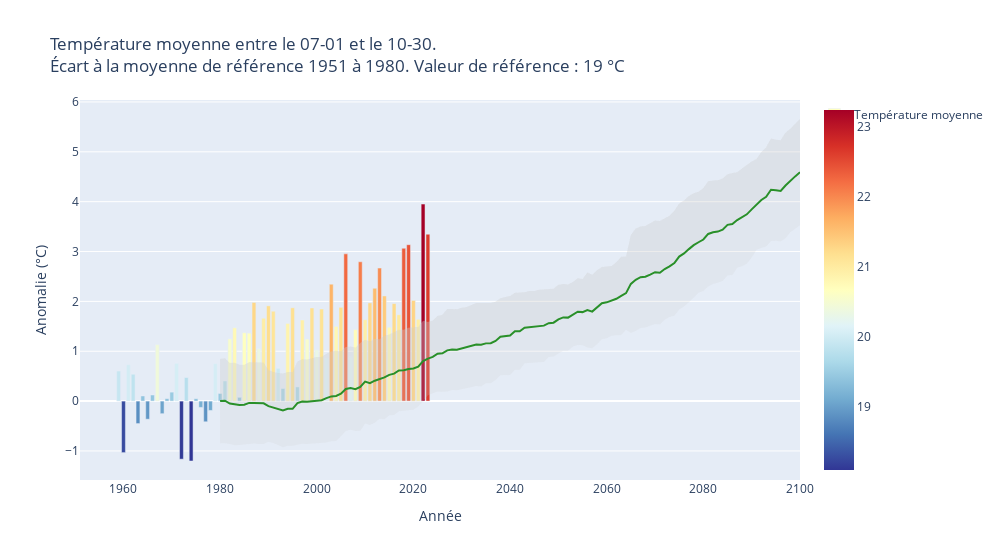

The cell this chart's notebook holds for it:
### Code cell
importlib.reload(uh)
fig, _, _ = uh.main_indic_temperature(
    df_mf=df_mf,
    df_drias=df_drias,
    indicateur=indicateur,
    periode_start="07-01",
    periode_end="10-30",
    dict_indicateurs=dict_indicateurs,
)
fig.show()

### Figure 1 — Plotly figure (JSON) as saved in the notebook; plotly's stock layout.template omitted (floating-point values rounded to 4 significant figures; data arrays with more than 128 entries replaced by an {"elided": "..."} marker saying what was removed)
{"data": [{"customdata": [19.9, 18.26, 20.02, 19.83, 18.84, 19.4, 18.93, 19.42, 20.43, 19.04, 19.34, 19.47, 20.05, 18.13, 19.77, 18.09, 19.34, 19.17, 18.88, 19.11, 20.04, 19.45, 19.7, 20.54, 20.76, 19.37, 20.66, 20.66, 21.27, 20.35, 20.95, 21.2, 21.1, 19.95, 19.55, 20.85, 21.16, 19.58, 20.92, 20.54, 21.16, 20.32, 21.14, 20.16, 21.64, 20.79, 21.17, 22.25, 20.18, 20.73, 22.09, 20.93, 21.26, 21.56, 21.96, 21.4, 20.77, 21.25, 21.03, 22.36, 22.43, 21.31, 20.93, 23.25, 22.64], "hovertemplate": "Année: %{x}<br>Anomalie: %{y:.0f} jours <br>Température moyenne: %{customdata:.0f} °C", "marker": {"color": [19.9, 18.26, 20.02, 19.83, 18.84, 19.4, 18.93, 19.42, 20.43, 19.04, 19.34, 19.47, 20.05, 18.13, 19.77, 18.09, 19.34, 19.17, 18.88, 19.11, 20.04, 19.45, 19.7, 20.54, 20.76, 19.37, 20.66, 20.66, 21.27, 20.35, 20.95, 21.2, 21.1, 19.95, 19.55, 20.85, 21.16, 19.58, 20.92, 20.54, 21.16, 20.32, 21.14, 20.16, 21.64, 20.79, 21.17, 22.25, 20.18, 20.73, 22.09, 20.93, 21.26, 21.56, 21.96, 21.4, 20.77, 21.25, 21.03, 22.36, 22.43, 21.31, 20.93, 23.25, 22.64], "coloraxis": "coloraxis"}, "name": "Température moyenne", "type": "bar", "x": [1959, 1960, 1961, 1962, 1963, 1964, 1965, 1966, 1967, 1968, 1969, 1970, 1971, 1972, 1973, 1974, 1975, 1976, 1977, 1978, 1979, 1980, 1981, 1982, 1983, 1984, 1985, 1986, 1987, 1988, 1989, 1990, 1991, 1992, 1993, 1994, 1995, 1996, 1997, 1998, 1999, 2000, 2001, 2002, 2003, 2004, 2005, 2006, 2007, 2008, 2009, 2010, 2011, 2012, 2013, 2014, 2015, 2016, 2017, 2018, 2019, 2020, 2021, 2022, 2023], "y": [0.6026, -1.033, 0.7305, 0.5387, -0.4506, 0.1026, -0.3629, 0.1223, 1.133, -0.2523, 0.04854, 0.1797, 0.7576, -1.165, 0.4731, -1.201, 0.0469, -0.1269, -0.4146, -0.1875, 0.7502, 0.1535, 0.4043, 1.248, 1.47, 0.07559, 1.371, 1.362, 1.979, 1.053, 1.662, 1.911, 1.803, 0.6576, 0.2526, 1.558, 1.871, 0.2846, 1.626, 1.244, 1.868, 1.025, 1.847, 0.8625, 2.344, 1.499, 1.881, 2.953, 0.8862, 1.433, 2.794, 1.633, 1.97, 2.263, 2.668, 2.109, 1.481, 1.955, 1.732, 3.066, 3.137, 2.019, 1.641, 3.952, 3.348]}, {"customdata": {"elided": "150 float values"}, "hovertemplate": "Année: %{x}<br>Anomalie: %{y:.1f}°<br>Température moyenne: %{customdata:.1f}°", "legendgroup": "", "line": {"color": "green", "dash": "solid"}, "marker": {"symbol": "circle"}, "mode": "lines", "name": "", "orientation": "v", "showlegend": false, "type": "scatter", "x": {"elided": "150 int values"}, "xaxis": "x", "y": {"elided": "150 float values"}, "yaxis": "y"}, {"customdata": {"elided": "150 float values"}, "fill": "tonexty", "fillcolor": "rgba(204, 204, 204, 0.2)", "hovertemplate": "Année: %{x}<br>Anomalie: %{y:.1f}°<br>Température moyenne: %{customdata:.1f}°", "line": {"width": 0}, "mode": "lines", "showlegend": false, "type": "scatter", "x": {"elided": "150 int values"}, "y": {"elided": "150 float values"}}, {"customdata": {"elided": "150 float values"}, "fill": "tonexty", "fillcolor": "rgba(204, 204, 204, 0.2)", "hovertemplate": "Année: %{x}<br>Anomalie: %{y:.1f}°<br>Température moyenne: %{customdata:.1f}°", "line": {"width": 0}, "mode": "lines", "showlegend": false, "type": "scatter", "x": {"elided": "150 int values"}, "y": {"elided": "150 float values"}}], "layout": {"coloraxis": {"colorscale": [[0, "rgb(49,54,149)"], [0.1, "rgb(69,117,180)"], [0.2, "rgb(116,173,209)"], [0.3, "rgb(171,217,233)"], [0.4, "rgb(224,243,248)"], [0.5, "rgb(255,255,191)"], [0.6, "rgb(254,224,144)"], [0.7, "rgb(253,174,97)"], [0.8, "rgb(244,109,67)"], [0.9, "rgb(215,48,39)"], [1, "rgb(165,0,38)"]]}, "title": {"text": "Température moyenne entre le 07-01 et le 10-30.<br>Écart à la moyenne de référence 1951 à 1980. Valeur de référence : 19 °C"}, "width": 1000, "xaxis": {"title": {"text": "Année"}}, "yaxis": {"ticktext": ["Moyenne: 19.3 "], "title": {"text": "Anomalie (°C)"}}}}
